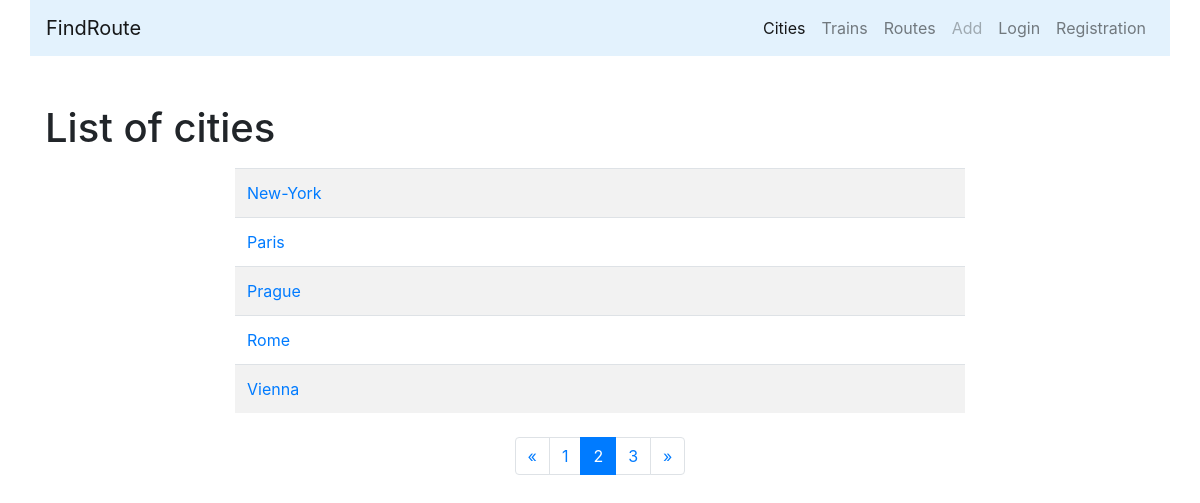
Page /cities/?page=2 on the earlier database version.
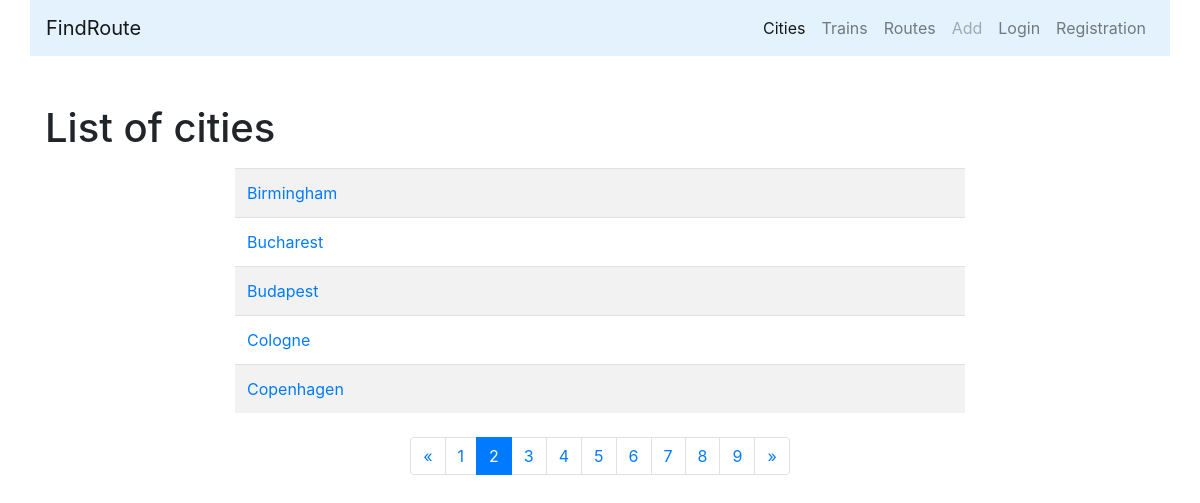
Same page on the later database version.
### cities/models.py (models this page shows, shortened)
class City(models.Model):
    name = models.CharField(max_length=100, unique=True, verbose_name='City')
    class Meta:
        verbose_name = 'City'
        verbose_name_plural = 'Cities'
        ordering = ['name']

### cities/views.py (the view)
# urls.py: path('', CityListView.as_view(), name='home'),
class CityListView(ListView):
    paginate_by = 5
    model = City
    template_name = 'cities/home.html'
    def get_context_data(self, **kwargs):
        context = super().get_context_data(**kwargs)
        form = CityForm()
        context['form'] = form
        return context

### cities/templates/cities/home.html (shortened to what this page needs)
{% extends 'base.html' %}
{% block content %}
<h1>List of cities</h1>
<div class="row ">
    <div class="col-md-8 mx-auto my-2">
        <table class="table table-striped">
        {% for object in page_obj %}
            <tr>
                <td>
                    <a href="{% url 'cities:detail' pk=object.pk%}">{{object.name}}</a>
                </td>
                {% if user.is_authenticated%}
                <td>
                    <a href="{% url 'cities:update' pk=object.pk%}">
                        <button type="submit" class="btn btn-primary">Edit</button>
                    </a>
                </td>
                <td>
                    <a href="{% url 'cities:delete' pk=object.pk%}">
                        <button type="submit" class="btn btn-danger">Delete</button>
                    </a>
                </td>
                {% else %}
                <td>&nbsp;</td>
                <td>&nbsp;</td>
                {% endif %}
            </tr>
        {% endfor %}
        </table>
    </div>
</div>
<nav aria-label="Page navigation example">
  <ul class="pagination justify-content-center">
    <li class="page-item">
        {% if page_obj.has_previous %}
            <a class="page-link" href="?page={{ page_obj.previous_page_number }}" aria-label="Previous">
            <span aria-hidden="true">&laquo;</span>
            </a>
        {% endif %}
    </li>
    {% for page in page_obj.paginator.page_range %}
        <li class="page-item {% if page == page_obj.number %} active {% endif %} ">
            <a class="page-link" href="?page={{page}}">
                {{ page }}
            </a>
        </li>
    {% endfor %}
    <li class="page-item">
        {% if page_obj.has_next %}
      <a class="page-link" href="?page={{ page_obj.paginator.num_pages }}" aria-label="Next">
        <span aria-hidden="true">&raquo;</span>
      </a>
        {% endif %}
    </li>
  </ul>
</nav>
{% endblock %}

Differences in the rows shown:
no longer on this page (row unchanged): City: name "New-York"
no longer on this page (row unchanged): City: name "Paris"
no longer on this page (row unchanged): City: name "Prague"
no longer on this page (row unchanged): City: name "Rome"
no longer on this page (row unchanged): City: name "Vienna"
added City: name "Birmingham"
added City: name "Bucharest"
added City: name "Budapest"
added City: name "Cologne"
added City: name "Copenhagen"
Other differences:
new list line: "4"
new list line: "5"
new list line: "6"
new list line: "7"
new list line: "8"
new list line: "9"
